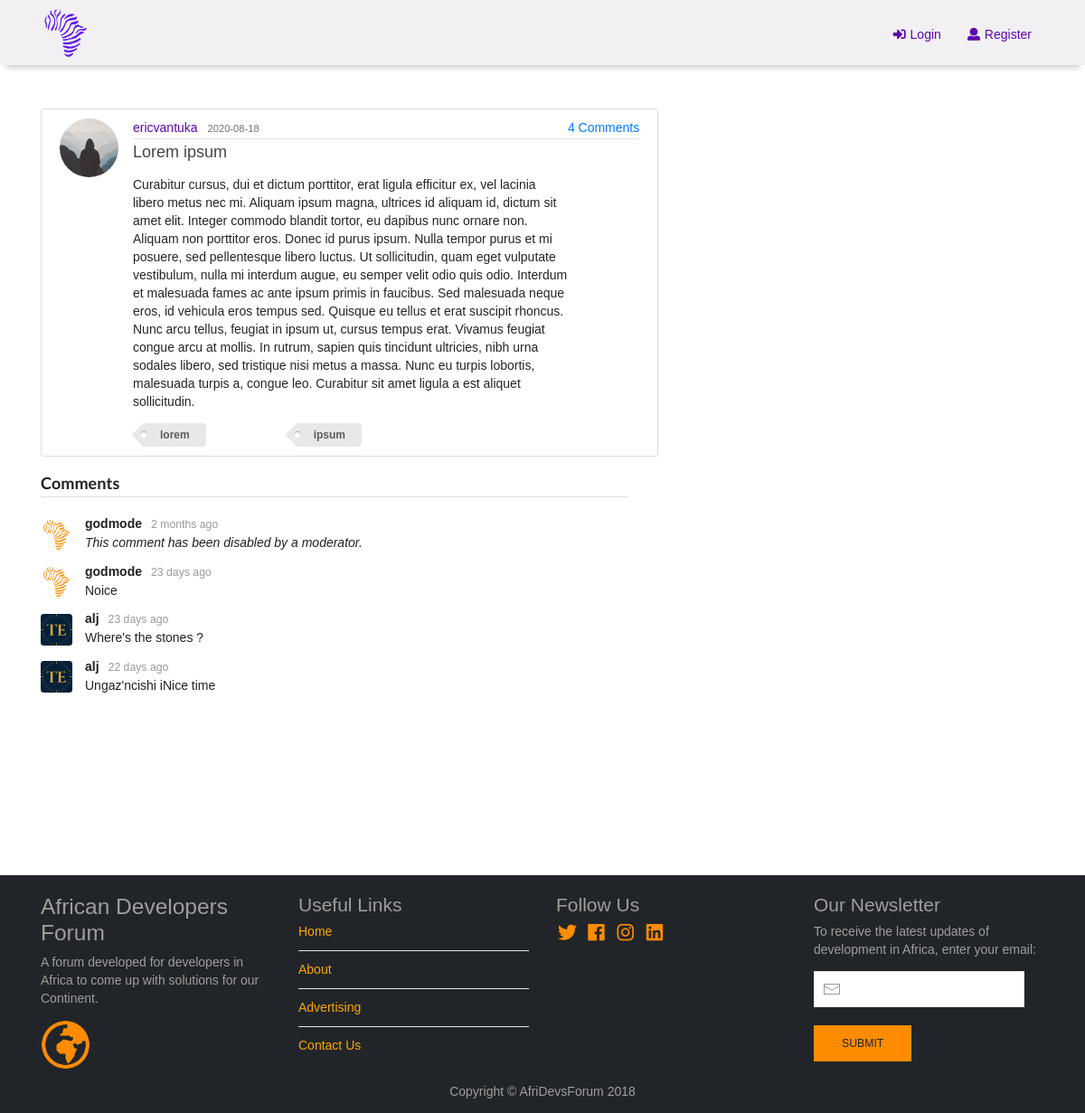
/post/1, run on the app's committed database.
### flaskblog/models.py (models this page shows, shortened)
class User(db.Model, UserMixin):  # this class is used for creating the database table User
    id = db.Column(db.Integer, primary_key = True)  # id attribute/column that is an integer and primary key
    name = db.Column(db.String(64))
    username = db.Column(db.String(20), unique = True, nullable = False)
    email = db.Column(db.String(120), unique = True, nullable = False)
    country = db.Column(db.String(20), nullable = False)
    about_me = db.Column(db.Text())
    member_since = db.Column(db.DateTime, default = datetime.utcnow)
    image_file = db.Column(db.String(20), nullable = False, default = 'default.jpg')
    password = db.Column(db.String(60), nullable = True)
    confirmed = db.Column(db.Boolean, default = False)
    role_id = db.Column(db.Integer, db.ForeignKey('role.id'))
    posts = db.relationship('Post', backref = 'author',
                            lazy = True)  # defining a relationship between user(author) & post
    comments = db.relationship('Comment', backref = 'author', lazy = 'dynamic')

class Post(db.Model):
    __searchable__ = ['title', 'content']
    id = db.Column(db.Integer, primary_key = True)
    title = db.Column(db.String(100), nullable = False)
    date_posted = db.Column(db.DateTime, nullable = False, default = datetime.utcnow)
    content = db.Column(db.Text, nullable = False)
    user_id = db.Column(db.Integer, db.ForeignKey('user.id'), nullable = False)  # a foreign key
    tag = db.relationship('Tag', secondary = post_tag, backref = 'post', lazy = 'dynamic')
    comments = db.relationship('Comment', backref = 'post', lazy = 'dynamic')

class Tag(db.Model):
    id = db.Column(db.Integer, primary_key = True)
    name = db.Column(db.String(64))
    slug = db.Column(db.String(64), unique = True)

class Comment(db.Model):
    id = db.Column(db.Integer, primary_key = True)
    body = db.Column(db.Text)
    body_html = db.Column(db.Text)
    timestamp = db.Column(db.DateTime, index = True, default = datetime.utcnow)
    disabled = db.Column(db.Boolean)
    author_id = db.Column(db.Integer, db.ForeignKey('user.id'))
    post_id = db.Column(db.Integer, db.ForeignKey('post.id'))

### flaskblog/posts/routes.py (the view, shortened to what this page needs)
@posts.route("/post/<int:post_id>", methods = ['GET', 'POST'])
def post(post_id):
    view_post = Post.query.get_or_404(post_id)
    form = CommentForm()
    page = request.args.get('page', 1, type = int)
    if page == -1:
        page = (view_post.comments.count() - 1) // current_app.config['FLASKY_COMMENTS_PER_PAGE'] + 1
    pagination = view_post.comments.order_by(Comment.timestamp.asc()).paginate(page, per_page = current_app.config[
        'FLASKY_COMMENTS_PER_PAGE'], error_out = False)
    comments = pagination.items
    return render_template('post.html', title = view_post.title, post = view_post, form = form, comments = comments,
                           pagination = pagination)

### flaskblog/posts/forms.py
class CommentForm(FlaskForm):
    body = StringField('Enter your comment', validators = [DataRequired()])
    submit = SubmitField('Comment')

### flaskblog/main/__init__.py (called while the page is built)
@main.app_context_processor
def inject_permissions():
    return dict(Permission = Permission)

### flaskblog/users/routes.py (called while the page is built)
@users.before_app_request
def before_request():
    if current_user.is_authenticated:
        if not current_user.confirmed \
                and request.endpoint \
                and request.blueprint != 'users' \
                and request.endpoint != 'static':
            return redirect(url_for('users.unconfirmed'))

### flaskblog/templates/post.html (shortened to what this page needs)
{% extends 'layout.html' %}
	{% block content %}
		<article class="media content-section">
			<img class="rounded-circle article-img" src="{{ url_for('static', filename='profile_pics/' + post.author.image_file) }}">
		  <div class="media-body">
		    <div class="article-metadata">
				<a class="mr-2" id="username" href="{{ url_for('users.user_profile', username=post.author.username) }}">{{
					post.author.username }}</a>
				<small class="text-muted">{{ post.date_posted.strftime('%Y-%m-%d') }}</small>
            </div>
              <h2 class="article-title">{{ post.title }}</h2>
              <p class="article-content">{{ post.content| safe }}</p>
			  <div class="ui three column grid" wfd-id="226" id="tags-menu">
				  {% for i in post.tag.all() %}
				  <div class="column" wfd-id="229">
					  <a href="#" class="ui tag label">{{ i.name }}</a>
				  </div>
				  {% endfor %}
			  </div>
		  </div>
			<div class="article-metadata">
				<a href="{{ url_for('.post', post_id=post.id) }}#comments">
				<span class="label label-primary">
					{{ post.comments.count() }} Comments
				</span>
				</a>
			</div>
		</article>
<div class="ui comments" wfd-id="196">
	{% if post.comments.count() > 0 %}
	<h3 class="ui dividing header">Comments</h3>
	{% for comment in comments %}
	<div class="comment" wfd-id="219">
		<a class="avatar">
			<img src="{{ url_for('static', filename='profile_pics/' + comment.author.image_file) }}">
		</a>
		<div class="content" wfd-id="220">
			<a class="author">{{comment.author.username}}</a>
			<div class="metadata" wfd-id="223">
				<span class="date" wfd-id="224">{{ moment(comment.timestamp).fromNow() }}</span>
			</div>
			{% if comment.disabled %}
			<div class="text" wfd-id="222"><i>This comment has been disabled by a moderator.</i></div>
			{% endif %}
			{% if moderate or not comment.disabled %}
			{% if comment.body_html %}
			<div class="text" wfd-id="222">{{ comment.body_html | safe }}</div>
			{% else %}
			<div class="text" wfd-id="222">{{ comment.body }}</div>
			{% endif %}
			{% endif %}
		</div>
	</div>
	{% endfor %}
	{% else %}
	<h3 class="ui dividing header">No Comments</h3>
	{% endif %}
</div>
{% endblock content %}

### flaskblog/static/css/main.css (style rules this page uses)
* { font-family: Futura, "Trebuchet MS", Arial, sans-serif; }
body { background: #fafafa; color: #333333; margin: 0; }
h1, h2, h3, h4, h5, h6 { color: #444444; }
.content-section { background: #ffffff; padding: 10px 20px; border: 1px solid #dddddd; border-radius: 3px; margin-bottom: 20px; }
.article-title { color: #444444; font-size:large; }
.article-content { white-space: pre-line; font-size: small; }
.article-img { height: 65px; width: 65px; margin-right: 16px; }
.article-metadata { padding-bottom: 1px; margin-bottom: 4px; border-bottom: 1px solid #e3e3e3 }
.article-metadata #username { color: #5d07ad; }

### data on the page
User: image_file (placeholder picture), author.username "ericvantuka"
Post: date_posted "2020-08-18", title "Lorem ipsum", content "Curabitur cursus, dui et dictum porttitor, erat ligula efficitur ex, vel lacinia libero metus nec mi. Aliquam ipsum magna, ultrices id aliquam id, dictum sit amet elit. Integer commodo blandit tortor, eu dapibus nunc ornare non. Aliquam non porttitor eros. Donec id purus ipsum. Nulla tempor purus et mi posuere, sed pellentesque libero luctus. Ut sollicitudin, quam eget vulputate vestibulum, nulla mi interdum augue, eu semper velit odio quis odio. Interdum et malesuada fames ac ante ipsum primis in faucibus. Sed malesuada neque eros, id vehicula eros tempus sed. Quisque eu tellus et erat suscipit rhoncus. Nunc arcu tellus, feugiat in ipsum ut, cursus tempus erat. Vivamus feugiat congue arcu…"
Tag: name "lorem"
Tag: name "ipsum"
Comment: image_file (picture), author.username "godmode", timestamp "2 months ago", shows "This comment has been disabled by a moderator."
Comment: image_file (picture), author.username "godmode", timestamp "23 days ago", body_html "Noice"
Comment: image_file (picture), author.username "alj", timestamp "23 days ago", body_html "Where's the stones ?"
Comment: image_file (picture), author.username "alj", timestamp "22 days ago", body_html "Ungaz'ncishi iNice time"

### other printed values
{{ post.comments.count() }} "4"
